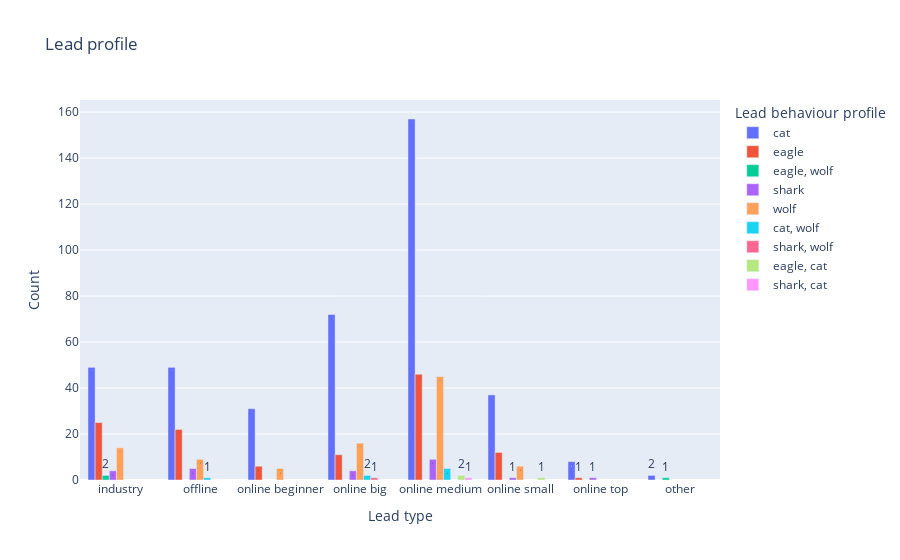

The notebook cell this image was saved under:
### Code cell
lead_profile_fig = px.bar(lead_profile, 
                    x="Lead type", 
                    y="Count", 
                    color="Lead behaviour profile", 
                    title="Lead profile",
                    labels={"Lead type": "Lead type", "Count": "Count", "Lead behaviour profile": "Lead behaviour profile"},
                    text_auto=True,
                    barmode="group")

lead_profile_fig

### Figure 1 — Plotly figure (JSON) as saved in the notebook; plotly's stock layout.template omitted (floating-point values rounded to 4 significant figures)
{"data": [{"alignmentgroup": "True", "hovertemplate": "Lead behaviour profile=cat<br>Lead type=%{x}<br>Count=%{y}<extra></extra>", "legendgroup": "cat", "marker": {"color": "#636efa", "pattern": {"shape": ""}}, "name": "cat", "offsetgroup": "cat", "orientation": "v", "showlegend": true, "textposition": "auto", "texttemplate": "%{y}", "type": "bar", "x": ["industry", "offline", "online beginner", "online big", "online medium", "online small", "online top", "other"], "xaxis": "x", "y": [49, 49, 31, 72, 157, 37, 8, 2], "yaxis": "y"}, {"alignmentgroup": "True", "hovertemplate": "Lead behaviour profile=eagle<br>Lead type=%{x}<br>Count=%{y}<extra></extra>", "legendgroup": "eagle", "marker": {"color": "#EF553B", "pattern": {"shape": ""}}, "name": "eagle", "offsetgroup": "eagle", "orientation": "v", "showlegend": true, "textposition": "auto", "texttemplate": "%{y}", "type": "bar", "x": ["industry", "offline", "online beginner", "online big", "online medium", "online small", "online top"], "xaxis": "x", "y": [25, 22, 6, 11, 46, 12, 1], "yaxis": "y"}, {"alignmentgroup": "True", "hovertemplate": "Lead behaviour profile=eagle, wolf<br>Lead type=%{x}<br>Count=%{y}<extra></extra>", "legendgroup": "eagle, wolf", "marker": {"color": "#00cc96", "pattern": {"shape": ""}}, "name": "eagle, wolf", "offsetgroup": "eagle, wolf", "orientation": "v", "showlegend": true, "textposition": "auto", "texttemplate": "%{y}", "type": "bar", "x": ["industry", "other"], "xaxis": "x", "y": [2, 1], "yaxis": "y"}, {"alignmentgroup": "True", "hovertemplate": "Lead behaviour profile=shark<br>Lead type=%{x}<br>Count=%{y}<extra></extra>", "legendgroup": "shark", "marker": {"color": "#ab63fa", "pattern": {"shape": ""}}, "name": "shark", "offsetgroup": "shark", "orientation": "v", "showlegend": true, "textposition": "auto", "texttemplate": "%{y}", "type": "bar", "x": ["industry", "offline", "online big", "online medium", "online small", "online top"], "xaxis": "x", "y": [4, 5, 4, 9, 1, 1], "yaxis": "y"}, {"alignmentgroup": "True", "hovertemplate": "Lead behaviour profile=wolf<br>Lead type=%{x}<br>Count=%{y}<extra></extra>", "legendgroup": "wolf", "marker": {"color": "#FFA15A", "pattern": {"shape": ""}}, "name": "wolf", "offsetgroup": "wolf", "orientation": "v", "showlegend": true, "textposition": "auto", "texttemplate": "%{y}", "type": "bar", "x": ["industry", "offline", "online beginner", "online big", "online medium", "online small"], "xaxis": "x", "y": [14, 9, 5, 16, 45, 6], "yaxis": "y"}, {"alignmentgroup": "True", "hovertemplate": "Lead behaviour profile=cat, wolf<br>Lead type=%{x}<br>Count=%{y}<extra></extra>", "legendgroup": "cat, wolf", "marker": {"color": "#19d3f3", "pattern": {"shape": ""}}, "name": "cat, wolf", "offsetgroup": "cat, wolf", "orientation": "v", "showlegend": true, "textposition": "auto", "texttemplate": "%{y}", "type": "bar", "x": ["offline", "online big", "online medium"], "xaxis": "x", "y": [1, 2, 5], "yaxis": "y"}, {"alignmentgroup": "True", "hovertemplate": "Lead behaviour profile=shark, wolf<br>Lead type=%{x}<br>Count=%{y}<extra></extra>", "legendgroup": "shark, wolf", "marker": {"color": "#FF6692", "pattern": {"shape": ""}}, "name": "shark, wolf", "offsetgroup": "shark, wolf", "orientation": "v", "showlegend": true, "textposition": "auto", "texttemplate": "%{y}", "type": "bar", "x": ["online big"], "xaxis": "x", "y": [1], "yaxis": "y"}, {"alignmentgroup": "True", "hovertemplate": "Lead behaviour profile=eagle, cat<br>Lead type=%{x}<br>Count=%{y}<extra></extra>", "legendgroup": "eagle, cat", "marker": {"color": "#B6E880", "pattern": {"shape": ""}}, "name": "eagle, cat", "offsetgroup": "eagle, cat", "orientation": "v", "showlegend": true, "textposition": "auto", "texttemplate": "%{y}", "type": "bar", "x": ["online medium", "online small"], "xaxis": "x", "y": [2, 1], "yaxis": "y"}, {"alignmentgroup": "True", "hovertemplate": "Lead behaviour profile=shark, cat<br>Lead type=%{x}<br>Count=%{y}<extra></extra>", "legendgroup": "shark, cat", "marker": {"color": "#FF97FF", "pattern": {"shape": ""}}, "name": "shark, cat", "offsetgroup": "shark, cat", "orientation": "v", "showlegend": true, "textposition": "auto", "texttemplate": "%{y}", "type": "bar", "x": ["online medium"], "xaxis": "x", "y": [1], "yaxis": "y"}], "layout": {"barmode": "group", "legend": {"title": {"text": "Lead behaviour profile"}, "tracegroupgap": 0}, "title": {"text": "Lead profile"}, "xaxis": {"anchor": "y", "domain": [0, 1], "title": {"text": "Lead type"}}, "yaxis": {"anchor": "x", "domain": [0, 1], "title": {"text": "Count"}}}}
